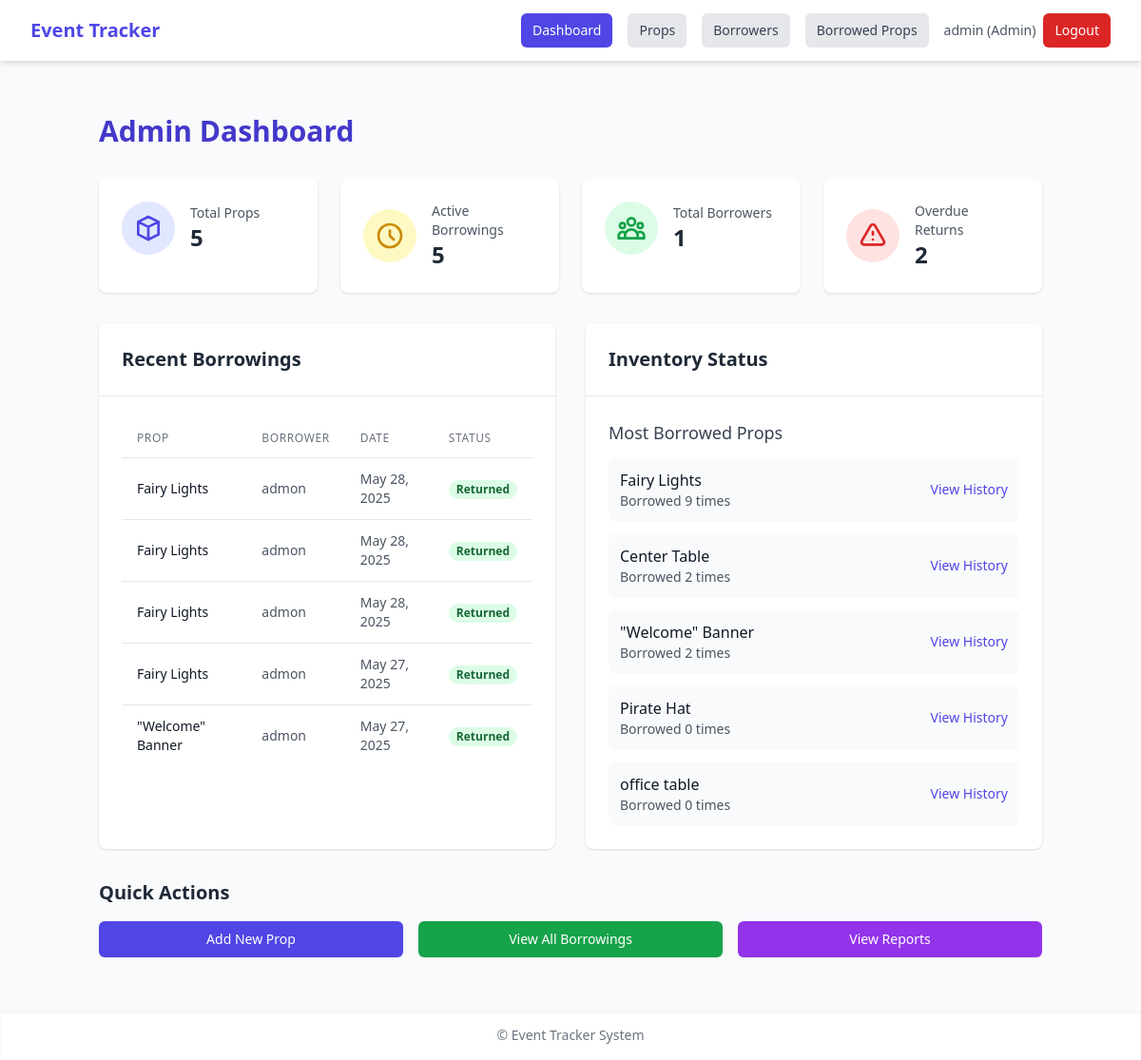
The app's page /dashboard/ (signed in) with its own data.
### inventory/models.py (models this page shows, shortened)
class UserProfile(models.Model):
    ROLE_CHOICES = [
        ('admin', 'Admin'),
        ('borrower', 'Borrower'),
    ]
    user = models.OneToOneField(User, on_delete=models.CASCADE, related_name='profile')
    role = models.CharField(max_length=10, choices=ROLE_CHOICES, default='borrower')
    phone = models.CharField(max_length=20, blank=True, null=True)
    @property
    def is_admin(self):
        return self.role == 'admin'

class PropUse(models.Model):
    RETURN_STATUS_CHOICES = [
        ('borrowed', 'Borrowed'),
        ('returned', 'Returned'),
        ('damaged', 'Damaged'),
        ('missing', 'Missing'),
    ]
    prop = models.ForeignKey(Prop, on_delete=models.CASCADE)
    quantity = models.PositiveIntegerField()
    timestamp = models.DateTimeField(auto_now_add=True)
    used_by_name = models.CharField(max_length=255)
    used_by = models.ForeignKey(User, on_delete=models.SET_NULL, null=True, blank=True)
    borrower = models.ForeignKey(Borrower, on_delete=models.SET_NULL, null=True, blank=True)
    used_at = models.DateTimeField(auto_now_add=True)
    event_name = models.CharField(max_length=100, null=True, blank=True)
    return_status = models.CharField(max_length=10, choices=RETURN_STATUS_CHOICES, default='borrowed')
    return_date = models.DateTimeField(null=True, blank=True)
    return_notes = models.TextField(blank=True, null=True)

class Prop(models.Model):
    CATEGORY_CHOICES = [
        ('Lights', 'Lights'),
        ('Tables', 'Tables'),
        ('Banners', 'Banners'),
        ('Costumes', 'Costumes'),
        ('Others', 'Others'),
    ]
    CONDITION_CHOICES = [
        ('Good', 'Good'),
        ('Fair', 'Fair'),
        ('Damaged', 'Damaged'),
    ]
    name = models.CharField(max_length=100)
    category = models.CharField(max_length=20, choices=CATEGORY_CHOICES)
    quantity = models.PositiveIntegerField()
    condition = models.CharField(max_length=10, choices=[('Good', 'Good'), ('Fair', 'Fair'), ('Damaged', 'Damaged')])
    storage_location = models.CharField(max_length=100)
    image = models.ImageField(upload_to='prop_images/', blank=True, null=True)

### inventory/views.py (the view)
# urls.py: path('dashboard/', dashboard, name='dashboard'),
@login_required
@admin_required
def dashboard(request):
    total_props = Prop.objects.count()
    total_borrowers = Borrower.objects.count()
    active_borrowings = PropUse.objects.filter(return_status='borrowed').count()
    seven_days_ago = timezone.now() - timezone.timedelta(days=7)
    overdue_returns = PropUse.objects.filter(
        return_status='borrowed',
        used_at__lt=seven_days_ago
    ).count()
    recent_usage = PropUse.objects.select_related('prop', 'used_by').order_by('-used_at')[:5]
    low_stock_props = Prop.objects.filter(quantity__lt=5).order_by('quantity')
    most_borrowed_props = Prop.objects.annotate(
        borrow_count=models.Count('propuse')
    ).order_by('-borrow_count')[:5]
    context = {
        'total_props': total_props,
        'total_borrowers': total_borrowers,
        'active_borrowings': active_borrowings,
        'overdue_returns': overdue_returns,
        'recent_usage': recent_usage,
        'low_stock_props': low_stock_props,
        'most_borrowed_props': most_borrowed_props,
    }
    return render(request, 'inventory/dashboard.html', context)

### inventory/views.py (called while the page is built)
def admin_required(view_func):
    @wraps(view_func)
    def _wrapped_view(request, *args, **kwargs):
        if not request.user.is_authenticated:
            messages.error(request, "Please log in to access this page.")
            return redirect('login')
        if not request.user.profile.is_admin:
            messages.error(request, "You don't have permission to access this page.")
            return redirect('home')
        return view_func(request, *args, **kwargs)
    return _wrapped_view

### inventory/templates/inventory/dashboard.html (shortened to what this page needs)
{% extends 'inventory/base.html' %}
{% block content %}
<div class="container mx-auto px-4 py-8">
    <h1 class="text-3xl font-bold text-indigo-700 mb-8">Admin Dashboard</h1>
    <div class="grid grid-cols-1 md:grid-cols-2 lg:grid-cols-4 gap-6 mb-8">
        <div class="bg-white rounded-lg shadow p-6">
            <div class="flex items-center">
                <div class="p-3 rounded-full bg-indigo-100 text-indigo-600">
                    <svg class="w-8 h-8" fill="none" stroke="currentColor" viewBox="0 0 24 24">
                        <path stroke-linecap="round" stroke-linejoin="round" stroke-width="2" d="M20 7l-8-4-8 4m16 0l-8 4m8-4v10l-8 4m0-10L4 7m8 4v10M4 7v10l8 4" />
                    </svg>
                </div>
                <div class="ml-4">
                    <h2 class="text-gray-600 text-sm">Total Props</h2>
                    <p class="text-2xl font-semibold text-gray-800">{{ total_props }}</p>
                </div>
            </div>
        </div>
        <div class="bg-white rounded-lg shadow p-6">
            <div class="flex items-center">
                <div class="p-3 rounded-full bg-yellow-100 text-yellow-600">
                    <svg class="w-8 h-8" fill="none" stroke="currentColor" viewBox="0 0 24 24">
                        <path stroke-linecap="round" stroke-linejoin="round" stroke-width="2" d="M12 8v4l3 3m6-3a9 9 0 11-18 0 9 9 0 0118 0z" />
                    </svg>
                </div>
                <div class="ml-4">
                    <h2 class="text-gray-600 text-sm">Active Borrowings</h2>
                    <p class="text-2xl font-semibold text-gray-800">{{ active_borrowings }}</p>
                </div>
            </div>
        </div>
        <div class="bg-white rounded-lg shadow p-6">
            <div class="flex items-center">
                <div class="p-3 rounded-full bg-green-100 text-green-600">
                </div>
                <div class="ml-4">
                    <h2 class="text-gray-600 text-sm">Total Borrowers</h2>
                    <p class="text-2xl font-semibold text-gray-800">{{ total_borrowers }}</p>
                </div>
            </div>
        </div>
        <div class="bg-white rounded-lg shadow p-6">
            <div class="flex items-center">
                <div class="p-3 rounded-full bg-red-100 text-red-600">
                    <svg class="w-8 h-8" fill="none" stroke="currentColor" viewBox="0 0 24 24">
                        <path stroke-linecap="round" stroke-linejoin="round" stroke-width="2" d="M12 9v2m0 4h.01m-6.938 4h13.856c1.54 0 2.502-1.667 1.732-3L13.732 4c-.77-1.333-2.694-1.333-3.464 0L3.34 16c-.77 1.333.192 3 1.732 3z" />
                    </svg>
                </div>
                <div class="ml-4">
                    <h2 class="text-gray-600 text-sm">Overdue Returns</h2>
                    <p class="text-2xl font-semibold text-gray-800">{{ overdue_returns }}</p>
                </div>
            </div>
        </div>
    </div>
    <div class="grid grid-cols-1 lg:grid-cols-2 gap-8">
        <div class="bg-white rounded-lg shadow">
            <div class="p-6 border-b border-gray-200">
                <h2 class="text-xl font-semibold text-gray-800">Recent Borrowings</h2>
            </div>
            <div class="p-6">
                {% if recent_usage %}
                <div class="overflow-x-auto">
                    <table class="min-w-full divide-y divide-gray-200">
                        <thead>
                            <tr>
                                <th class="px-4 py-3 text-left text-xs font-medium text-gray-500 uppercase tracking-wider">Prop</th>
                                <th class="px-4 py-3 text-left text-xs font-medium text-gray-500 uppercase tracking-wider">Borrower</th>
                                <th class="px-4 py-3 text-left text-xs font-medium text-gray-500 uppercase tracking-wider">Date</th>
                                <th class="px-4 py-3 text-left text-xs font-medium text-gray-500 uppercase tracking-wider">Status</th>
                            </tr>
                        </thead>
                        <tbody class="divide-y divide-gray-200">
                            {% for usage in recent_usage %}
                            <tr>
                                <td class="px-4 py-3 text-sm text-gray-900">{{ usage.prop.name }}</td>
                                <td class="px-4 py-3 text-sm text-gray-600">{{ usage.used_by_name }}</td>
                                <td class="px-4 py-3 text-sm text-gray-600">{{ usage.used_at|date:"M d, Y" }}</td>
                                <td class="px-4 py-3 text-sm">
                                    <span class="px-2 inline-flex text-xs leading-5 font-semibold rounded-full
                                        {% if usage.return_status == 'borrowed' %}
                                            bg-yellow-100 text-yellow-800
                                        {% elif usage.return_status == 'returned' %}
                                            bg-green-100 text-green-800
                                        {% elif usage.return_status == 'damaged' %}
                                            bg-red-100 text-red-800
                                        {% else %}
                                            bg-gray-100 text-gray-800
                                        {% endif %}">
                                        {{ usage.get_return_status_display }}
                                    </span>
                                </td>
                            </tr>
                            {% endfor %}
                        </tbody>
                    </table>
                </div>
                {% else %}
                <p class="text-gray-500 text-center py-4">No recent borrowings</p>
                {% endif %}
            </div>
        </div>
        <div class="bg-white rounded-lg shadow">
            <div class="p-6 border-b border-gray-200">
                <h2 class="text-xl font-semibold text-gray-800">Inventory Status</h2>
            </div>
            <div class="p-6">
                <div>
                    <h3 class="text-lg font-medium text-gray-700 mb-3">Most Borrowed Props</h3>
                    {% if most_borrowed_props %}
                    <div class="space-y-3">
                        {% for prop in most_borrowed_props %}
                        <div class="flex items-center justify-between p-3 bg-gray-50 rounded-lg">
                            <div>
                                <p class="font-medium text-gray-900">{{ prop.name }}</p>
                                <p class="text-sm text-gray-600">Borrowed {{ prop.borrow_count }} times</p>
                            </div>
                            <a href="{% url 'prop_use_history' prop.id %}" class="text-indigo-600 hover:text-indigo-900 text-sm font-medium">
                                View History
                            </a>
                        </div>
                        {% endfor %}
                    </div>
                    {% else %}
                    <p class="text-gray-500 text-center py-4">No borrowing data available</p>
                    {% endif %}
                </div>
            </div>
        </div>
    </div>
    <div class="mt-8">
        <h2 class="text-xl font-semibold text-gray-800 mb-4">Quick Actions</h2>
        <div class="grid grid-cols-1 md:grid-cols-3 gap-4">
            <a href="{% url 'prop_add' %}" class="inline-flex items-center justify-center px-4 py-2 border border-transparent rounded-md shadow-sm text-sm font-medium text-white bg-indigo-600 hover:bg-indigo-700">
                Add New Prop
            </a>
            <a href="{% url 'borrowed_props_list' %}" class="inline-flex items-center justify-center px-4 py-2 border border-transparent rounded-md shadow-sm text-sm font-medium text-white bg-green-600 hover:bg-green-700">
                View All Borrowings
            </a>
            <a href="{% url 'reports' %}" class="inline-flex items-center justify-center px-4 py-2 border border-transparent rounded-md shadow-sm text-sm font-medium text-white bg-purple-600 hover:bg-purple-700">
                View Reports
            </a>
        </div>
    </div>
</div>
{% endblock %}

### inventory/templates/inventory/base.html (shortened to what this page needs)
<!DOCTYPE html>
<html lang="en" class="scroll-smooth">
<head>
    <script src="https://cdn.tailwindcss.com"></script>
</head>
<body class="bg-gray-50 text-gray-900 min-h-screen flex flex-col">
    <nav class="bg-white shadow-md">
        <div class="max-w-7xl mx-auto px-4 sm:px-6 lg:px-8">
            <div class="flex justify-between h-16 items-center">
                <div>
                    <a href="{% url 'home' %}" class="text-xl font-bold text-indigo-600 hover:text-indigo-700">
                        Event Tracker
                    </a>
                </div>
                {% if user.is_authenticated %}
                <div class="flex items-center space-x-4">
                    {% if user.profile.is_admin %}
                    <a href="{% url 'dashboard' %}" class="inline-block px-3 py-2 rounded-md text-sm font-medium bg-indigo-600 text-white hover:bg-indigo-700 transition">
                        Dashboard
                    </a>
                    <a href="{% url 'prop_list' %}" class="inline-block px-3 py-2 rounded-md text-sm font-medium bg-gray-200 text-gray-700 hover:bg-gray-300 transition">
                        Props
                    </a>
                    <a href="{% url 'borrower_list' %}" class="inline-block px-3 py-2 rounded-md text-sm font-medium bg-gray-200 text-gray-700 hover:bg-gray-300 transition">
                        Borrowers
                    </a>
                    {% endif %}
                    <a href="{% url 'borrowed_props_list' %}" class="inline-block px-3 py-2 rounded-md text-sm font-medium bg-gray-200 text-gray-700 hover:bg-gray-300 transition">
                        Borrowed Props
                    </a>
                    <div class="flex items-center space-x-2">
                        <span class="text-sm text-gray-600">
                            {{ user.username }} ({{ user.profile.get_role_display }})
                        </span>
                        <a href="{% url 'logout' %}" class="inline-block px-3 py-2 rounded-md text-sm font-medium bg-red-600 text-white hover:bg-red-700 transition">
                            Logout
                        </a>
                    </div>
                </div>
                {% endif %}
            </div>
        </div>
    </nav>
    <main class="flex-grow max-w-7xl mx-auto p-6">
        {% block content %}
        {% endblock %}
    </main>
    <footer class="bg-white shadow-inner text-center text-gray-500 text-sm py-4">
        &copy; {{ now|date:"Y" }} Event Tracker System
    </footer>
</body>
</html>

### records on screen
PropUse: prop.name "Fairy Lights", used_by_name "admon", used_at "May 28, 2025", return_status "Returned"
PropUse: prop.name "Fairy Lights", used_by_name "admon", used_at "May 28, 2025", return_status "Returned"
PropUse: prop.name "Fairy Lights", used_by_name "admon", used_at "May 28, 2025", return_status "Returned"
PropUse: prop.name "Fairy Lights", used_by_name "admon", used_at "May 27, 2025", return_status "Returned"
PropUse: prop.name "\"Welcome\" Banner", used_by_name "admon", used_at "May 27, 2025", return_status "Returned"
Prop: name "Fairy Lights", borrow_count "9"
Prop: name "Center Table", borrow_count "2"
Prop: name "\"Welcome\" Banner", borrow_count "2"
Prop: name "Pirate Hat", borrow_count "0"
Prop: name "office table", borrow_count "0"

### other values on screen
{{ user.username }} "admin"
{{ user.profile.get_role_display }} "Admin"
{{ total_props }} "5"
{{ active_borrowings }} "5"
{{ total_borrowers }} "1"
{{ overdue_returns }} "2"
